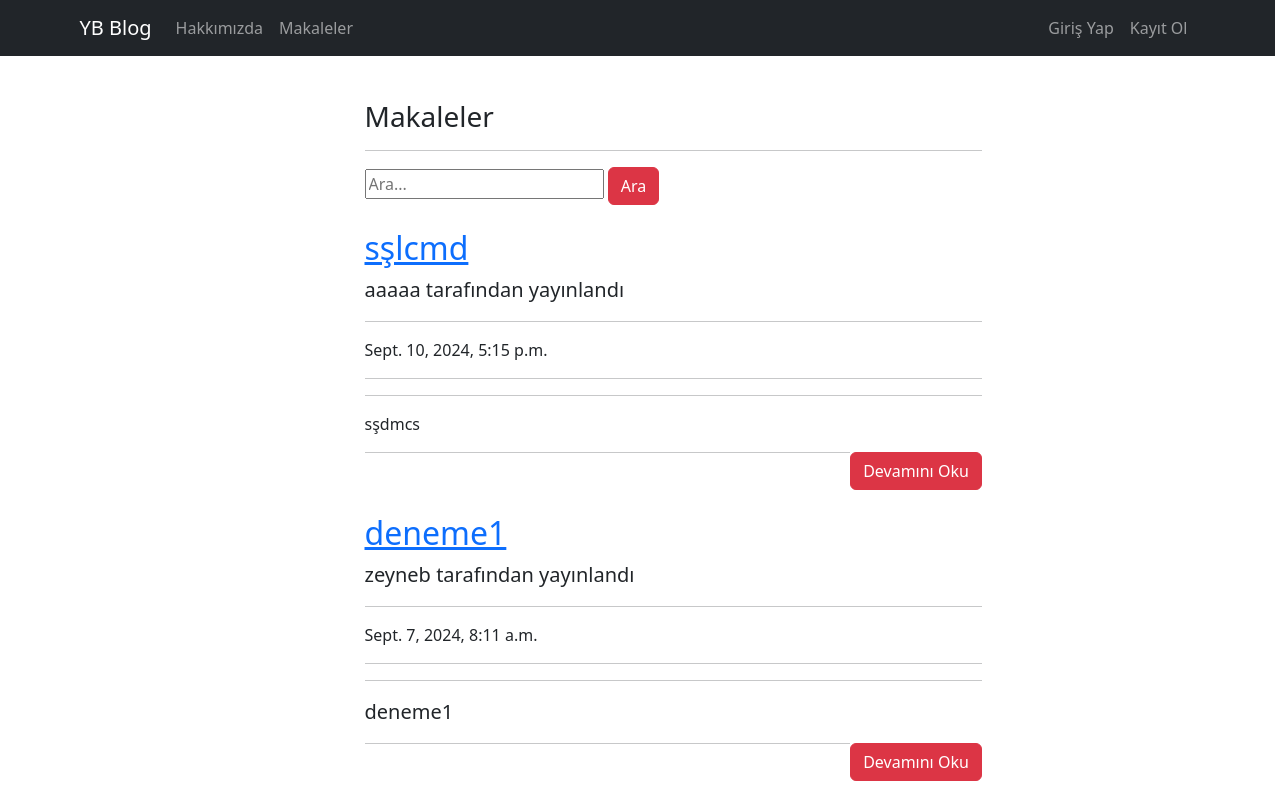
The app's page /article/ with its own data.
### article/models.py (models this page shows, shortened)
class Article(models.Model):          #bu article ı kayıt etmen gerekiyor admin.py den
    author=models.ForeignKey("auth.User", on_delete=models.CASCADE)  #django ile hazır gelen Users tablosunu burda kullnadık referans aldık, ondelete->o o user silinirse diğer her şeyi veritabanından silinecek
    title=models.CharField(max_length=50)
    content=RichTextField()
    created_date=models.DateTimeField(auto_now_add=True)     #verbose_name ile bu alanların admin panelindeki ismini değiştirebilirsin
    article_image = models.FileField(blank=True, null=True, verbose_name="Görsel ekleyin")   # Article modelinde değişiklik yaptığımızı bildirmek için pythonmanage.py makemigrations ve sonra yine " " migrate
    class Meta:
        ordering=['-created_date']

### article/views.py (the view)
# urls.py: path('', views.articles, name="articles"),
def articles(request):         #bu fonksiyon iki farklı get requestinde çalışacal
    keyword=request.GET.get('keyword')     #arama çubuğuna basıldığında gönderilen GET requesti bu keyword ü taşır
    if keyword:
        articles=Article.objects.filter(title__contains=keyword)
        return render(request, "articles.html", {"articles":articles})
    articles=Article.objects.all()
    return render(request, "articles.html", {"articles":articles})

### templates/articles.html (shortened to what this page needs)
{% extends "layout.html" %}
{% block body %}
<div class ="row">
        <div class="col-md-10 offset-md-3">
            <div class="col-lg-8">
                <h3>Makaleler</h3>
                <hr>
                </div>
        </div>
</div>
<div class ="row">
    <div class="col-md-10 offset-md-3">
        <div class="col-lg-8">
            <form>
                <input type="text" name = "keyword" class="input-sm" maxlength="64" placeholder="Ara...">
              <button type="submit" class="btn btn-danger">Ara</button>
            </form>
      </div>
    </div>
</div>
{% if articles %}
{% for article in articles %}
<div class="row">
    <div class="col-md-10 offset-md-3">
    <div class="col-lg-8">
      <a href="{% url 'article:detail' article.id %}"><h2 class="mt-4">{{article.title}}</h2></a>
      <p class="lead">
        {{article.author.username}} tarafından yayınlandı
      </p>
      <hr>
      <p>{{article.created_date}}</p>
      <hr>
      <hr>
      <p class="lead">
          {{article.content|safe|truncatewords:50}}
      </p>
      <a style ="float : right;" href="{% url 'article:detail' article.id %}" class ="btn btn-danger">Devamını Oku</a>
      <hr>
        </div>
      </div>
      </div>
{% endfor %}
{% endif %}
{% endblock body %}

### records on screen
Article: title "sşlcmd", author.username "aaaaa", created_date "Sept. 10, 2024, 5:15 p.m.", content "sşdmcs"
Article: title "deneme1", author.username "zeyneb", created_date "Sept. 7, 2024, 8:11 a.m.", content "deneme1"
